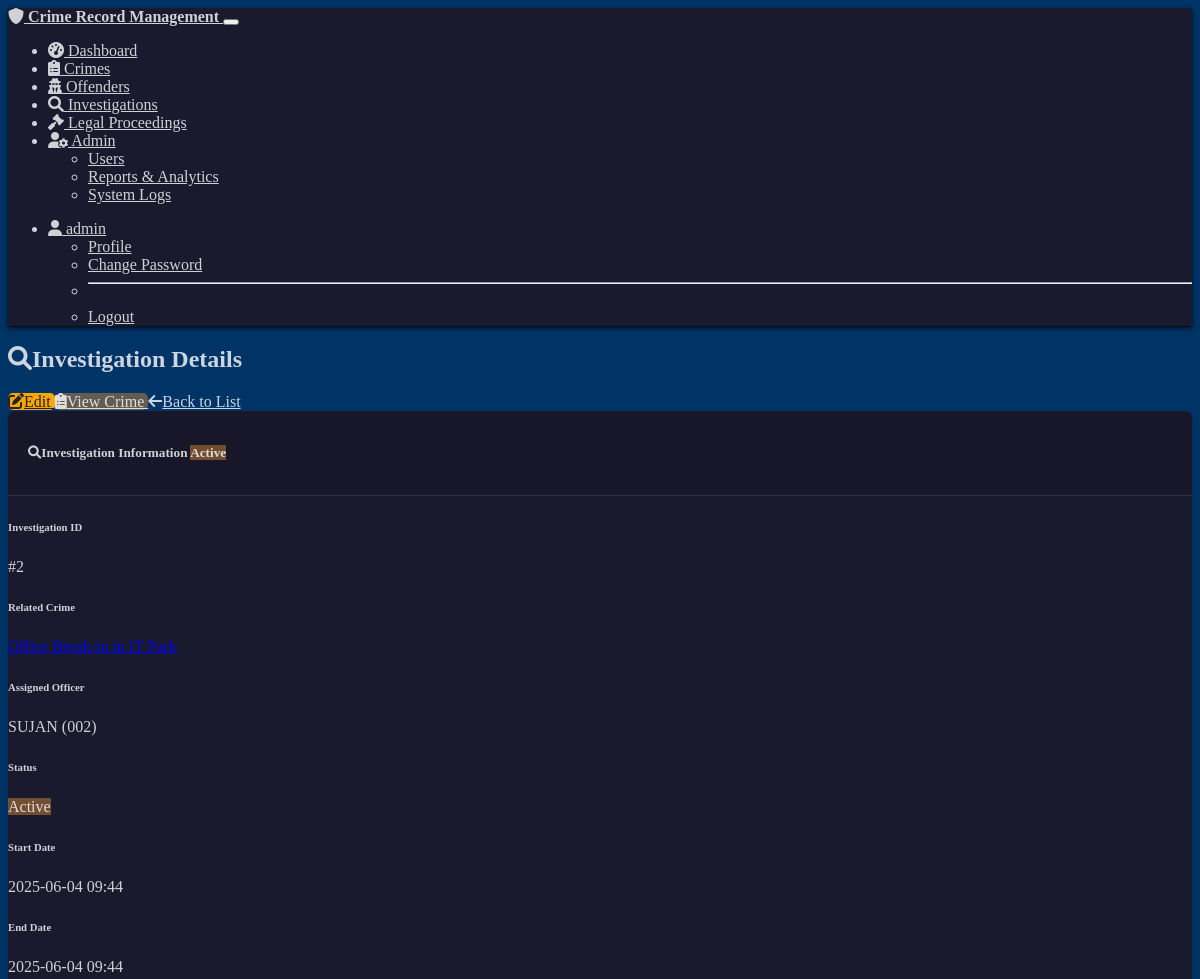
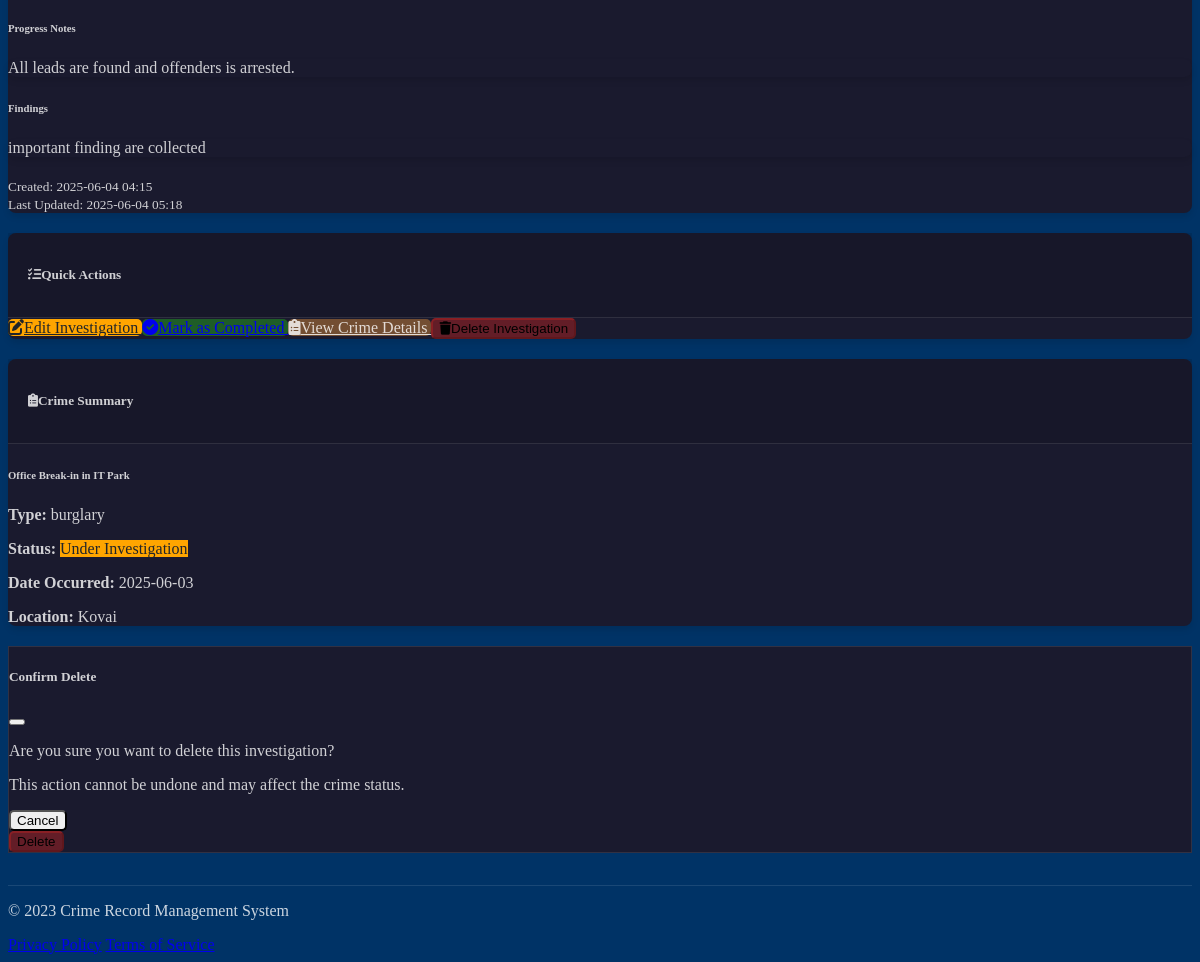
The app's page /investigations/view/2 (signed in) with its own data (2 pictures, top to bottom).
### models.py (models this page shows, shortened)
class User(UserMixin, db.Model):
    id = db.Column(db.Integer, primary_key=True)
    username = db.Column(db.String(64), unique=True, nullable=False)
    password_hash = db.Column(db.String(256), nullable=False)
    email = db.Column(db.String(120), unique=True, nullable=False)
    full_name = db.Column(db.String(100), nullable=False)
    role = db.Column(db.String(20), nullable=False, default='police')  # 'admin' or 'police'
    badge_number = db.Column(db.String(20), nullable=True)
    department = db.Column(db.String(100), nullable=True)
    created_at = db.Column(db.DateTime, default=datetime.utcnow)
    crimes = db.relationship('Crime', backref='reported_by_user', lazy=True)
    investigations = db.relationship('Investigation', backref='assigned_officer', lazy=True)
    def is_admin(self):
        return self.role == 'admin'

class Investigation(db.Model):
    id = db.Column(db.Integer, primary_key=True)
    crime_id = db.Column(db.Integer, db.ForeignKey('crime.id'), nullable=False)
    officer_id = db.Column(db.Integer, db.ForeignKey('user.id'), nullable=False)
    start_date = db.Column(db.DateTime, default=datetime.utcnow)
    end_date = db.Column(db.DateTime, nullable=True)
    status = db.Column(db.String(20), nullable=False, default='Active')  # Active, Suspended, Completed
    progress_notes = db.Column(db.Text, nullable=True)
    findings = db.Column(db.Text, nullable=True)
    created_at = db.Column(db.DateTime, default=datetime.utcnow)
    updated_at = db.Column(db.DateTime, default=datetime.utcnow, onupdate=datetime.utcnow)

class Crime(db.Model):
    id = db.Column(db.Integer, primary_key=True)
    title = db.Column(db.String(100), nullable=False)
    type = db.Column(db.String(50), nullable=False)
    location = db.Column(db.String(200), nullable=False)
    date_occurred = db.Column(db.DateTime, nullable=False)
    date_reported = db.Column(db.DateTime, default=datetime.utcnow)
    status = db.Column(db.String(20), nullable=False, default='Open')  # Open, Under Investigation, Closed, Solved
    description = db.Column(db.Text, nullable=False)
    reported_by = db.Column(db.Integer, db.ForeignKey('user.id'), nullable=False)
    offenders = db.relationship('Offender', secondary=offender_crime,
                               backref=db.backref('crimes', lazy='dynamic'))
    investigations = db.relationship('Investigation', backref='crime', lazy=True)
    legal_proceedings = db.relationship('LegalProceeding', backref='crime', lazy=True)

### officer.py (the view)
@app.route('/investigations/view/<int:investigation_id>')
@login_required
def investigation_view(investigation_id):
    investigation = Investigation.query.get_or_404(investigation_id)
    if not current_user.is_admin() and investigation.officer_id != current_user.id:
        abort(403)
    crime = Crime.query.get(investigation.crime_id)
    officer = User.query.get(investigation.officer_id)
    return render_template('investigations/view.html',
                          title=f'Investigation for Crime: {crime.title}',
                          investigation=investigation,
                          crime=crime,
                          officer=officer)

### templates/investigations/view.html (shortened to what this page needs)
{% extends "base.html" %}
{% block content %}
<div class="container">
    <div class="d-flex justify-content-between align-items-center mb-4">
        <h2><i class="fas fa-search me-2"></i>Investigation Details</h2>
        <div>
            <a href="{{ url_for('investigation_edit', investigation_id=investigation.id) }}" class="btn btn-warning me-2">
                <i class="fas fa-edit me-2"></i>Edit
            </a>
            <a href="{{ url_for('crime_view', crime_id=crime.id) }}" class="btn btn-info me-2">
                <i class="fas fa-clipboard-list me-2"></i>View Crime
            </a>
            <a href="{{ url_for('investigations_list') }}" class="btn btn-outline-secondary">
                <i class="fas fa-arrow-left me-2"></i>Back to List
            </a>
        </div>
    </div>
    <div class="row">
        <div class="col-lg-8">
            <div class="card mb-4">
                <div class="card-header">
                    <h5 class="mb-0">
                        <i class="fas fa-search me-2"></i>Investigation Information
                        <span class="badge bg-{{ get_status_badge_color(investigation.status) }} float-end">{{ investigation.status }}</span>
                    </h5>
                </div>
                <div class="card-body">
                    <div class="row mb-3">
                        <div class="col-md-6">
                            <h6 class="fw-bold text-muted">Investigation ID</h6>
                            <p>#{{ investigation.id }}</p>
                        </div>
                        <div class="col-md-6">
                            <h6 class="fw-bold text-muted">Related Crime</h6>
                            <p>
                                <a href="{{ url_for('crime_view', crime_id=crime.id) }}">
                                </a>
                            </p>
                        </div>
                    </div>
                    <div class="row mb-3">
                        <div class="col-md-6">
                            <h6 class="fw-bold text-muted">Assigned Officer</h6>
                            <p>{{ officer.full_name }} ({{ officer.badge_number }})</p>
                        </div>
                        <div class="col-md-6">
                            <h6 class="fw-bold text-muted">Status</h6>
                            <p>
                                <span class="badge bg-{{ get_status_badge_color(investigation.status) }}">
                                    {{ investigation.status }}
                                </span>
                            </p>
                        </div>
                    </div>
                    <div class="row mb-3">
                        <div class="col-md-6">
                            <h6 class="fw-bold text-muted">Start Date</h6>
                            <p>{{ investigation.start_date.strftime('%Y-%m-%d %H:%M') }}</p>
                        </div>
                        <div class="col-md-6">
                            <h6 class="fw-bold text-muted">End Date</h6>
                            <p>{{ investigation.end_date.strftime('%Y-%m-%d %H:%M') if investigation.end_date else 'Not completed' }}</p>
                        </div>
                    </div>
                    <div class="mb-4">
                        <h6 class="fw-bold text-muted">Progress Notes</h6>
                        <div class="card bg-dark">
                            <div class="card-body">
                                {% if investigation.progress_notes %}
                                <p class="mb-0 font-monospace">{{ investigation.progress_notes|replace('\n', '<br>')|safe }}</p>
                                {% else %}
                                <p class="text-muted mb-0">No progress notes recorded yet.</p>
                                {% endif %}
                            </div>
                        </div>
                    </div>
                    <div class="mb-4">
                        <h6 class="fw-bold text-muted">Findings</h6>
                        <div class="card bg-dark">
                            <div class="card-body">
                                {% if investigation.findings %}
                                <p class="mb-0 font-monospace">{{ investigation.findings|replace('\n', '<br>')|safe }}</p>
                                {% else %}
                                <p class="text-muted mb-0">No findings recorded yet.</p>
                                {% endif %}
                            </div>
                        </div>
                    </div>
                    <div class="row text-muted mt-3">
                        <div class="col-md-6">
                            <small>Created: {{ investigation.created_at.strftime('%Y-%m-%d %H:%M') }}</small>
                        </div>
                        <div class="col-md-6 text-md-end">
                            <small>Last Updated: {{ investigation.updated_at.strftime('%Y-%m-%d %H:%M') }}</small>
                        </div>
                    </div>
                </div>
            </div>
        </div>
        <div class="col-lg-4">
            <div class="card mb-4">
                <div class="card-header">
                    <h5 class="mb-0"><i class="fas fa-tasks me-2"></i>Quick Actions</h5>
                </div>
                <div class="card-body">
                    <div class="d-grid gap-2">
                        <a href="{{ url_for('investigation_edit', investigation_id=investigation.id) }}" class="btn btn-warning mb-2">
                            <i class="fas fa-edit me-2"></i>Edit Investigation
                        </a>
                        {% if investigation.status != 'Completed' %}
                        <a href="{{ url_for('investigation_edit', investigation_id=investigation.id) }}" class="btn btn-success mb-2">
                            <i class="fas fa-check-circle me-2"></i>Mark as Completed
                        </a>
                        {% endif %}
                        <a href="{{ url_for('crime_view', crime_id=crime.id) }}" class="btn btn-info mb-2">
                            <i class="fas fa-clipboard-list me-2"></i>View Crime Details
                        </a>
                        <button type="button" class="btn btn-danger" data-bs-toggle="modal" data-bs-target="#deleteModal">
                            <i class="fas fa-trash me-2"></i>Delete Investigation
                        </button>
                    </div>
                </div>
            </div>
            <div class="card mb-4">
                <div class="card-header">
                    <h5 class="mb-0"><i class="fas fa-clipboard-list me-2"></i>Crime Summary</h5>
                </div>
                <div class="card-body">
                    <h6 class="text-primary">{{ crime.title }}</h6>
                    <p><strong>Type:</strong> {{ crime.type }}</p>
                    <p><strong>Status:</strong>
                        <span class="badge bg-{{ get_status_badge_color(crime.status) }}">
                            {{ crime.status }}
                        </span>
                    </p>
                    <p><strong>Date Occurred:</strong> {{ crime.date_occurred.strftime('%Y-%m-%d') }}</p>
                    <p><strong>Location:</strong> {{ crime.location }}</p>
                </div>
            </div>
        </div>
    </div>
    <div class="modal fade" id="deleteModal" tabindex="-1" aria-labelledby="deleteModalLabel" aria-hidden="true">
        <div class="modal-dialog">
            <div class="modal-content">
                <div class="modal-header">
                    <h5 class="modal-title" id="deleteModalLabel">Confirm Delete</h5>
                    <button type="button" class="btn-close" data-bs-dismiss="modal" aria-label="Close"></button>
                </div>
                <div class="modal-body">
                    <p>Are you sure you want to delete this investigation?</p>
                    <p class="text-danger fw-bold">This action cannot be undone and may affect the crime status.</p>
                </div>
                <div class="modal-footer">
                    <button type="button" class="btn btn-secondary" data-bs-dismiss="modal">Cancel</button>
                    <form action="{{ url_for('investigation_delete', investigation_id=investigation.id) }}" method="POST">
                        <button type="submit" class="btn btn-danger">Delete</button>
                    </form>
                </div>
            </div>
        </div>
    </div>
</div>
{% endblock %}

### templates/base.html (shortened to what this page needs)
<!DOCTYPE html>
<html lang="en" data-bs-theme="dark">
<head>
    <link rel="stylesheet" href="https://cdn.replit.com/agent/bootstrap-agent-dark-theme.min.css">
    <link rel="stylesheet" href="https://cdnjs.cloudflare.com/ajax/libs/font-awesome/6.0.0/css/all.min.css">
    <link rel="stylesheet" href="{{ url_for('static', filename='css/custom.css') }}">
</head>
<body>
    <nav class="navbar navbar-expand-lg navbar-dark bg-dark mb-4">
        <div class="container">
            <a class="navbar-brand" href="{{ url_for('index') }}">
                <i class="fas fa-shield-alt me-2"></i>
                Crime Record Management
            </a>
            <button class="navbar-toggler" type="button" data-bs-toggle="collapse" data-bs-target="#navbarNav" aria-controls="navbarNav" aria-expanded="false" aria-label="Toggle navigation">
            </button>
            <div class="collapse navbar-collapse" id="navbarNav">
                <ul class="navbar-nav me-auto">
                    {% if current_user.is_authenticated %}
                    <li class="nav-item">
                        <a class="nav-link" href="{{ url_for('dashboard') }}">
                            <i class="fas fa-tachometer-alt me-1"></i> Dashboard
                        </a>
                    </li>
                    <li class="nav-item">
                        <a class="nav-link" href="{{ url_for('crimes_list') }}">
                            <i class="fas fa-clipboard-list me-1"></i> Crimes
                        </a>
                    </li>
                    <li class="nav-item">
                        <a class="nav-link" href="{{ url_for('offenders_list') }}">
                            <i class="fas fa-user-secret me-1"></i> Offenders
                        </a>
                    </li>
                    <li class="nav-item">
                        <a class="nav-link" href="{{ url_for('investigations_list') }}">
                            <i class="fas fa-search me-1"></i> Investigations
                        </a>
                    </li>
                    <li class="nav-item">
                        <a class="nav-link" href="{{ url_for('legal_list') }}">
                            <i class="fas fa-gavel me-1"></i> Legal Proceedings
                        </a>
                    </li>
                    {% if current_user.is_admin() %}
                    <li class="nav-item dropdown">
                        <a class="nav-link dropdown-toggle" href="#" id="adminDropdown" role="button" data-bs-toggle="dropdown" aria-expanded="false">
                            <i class="fas fa-user-cog me-1"></i> Admin
                        </a>
                        <ul class="dropdown-menu" aria-labelledby="adminDropdown">
                            <li><a class="dropdown-item" href="{{ url_for('admin_users') }}">Users</a></li>
                            <li><a class="dropdown-item" href="{{ url_for('admin_reports') }}">Reports & Analytics</a></li>
                            <li><a class="dropdown-item" href="{{ url_for('admin_logs') }}">System Logs</a></li>
                        </ul>
                    </li>
                    {% endif %}
                    {% endif %}
                </ul>
                <ul class="navbar-nav">
                    {% if current_user.is_authenticated %}
                    <li class="nav-item dropdown">
                        <a class="nav-link dropdown-toggle" href="#" id="userDropdown" role="button" data-bs-toggle="dropdown" aria-expanded="false">
                            <i class="fas fa-user me-1"></i> {{ current_user.username }}
                        </a>
                        <ul class="dropdown-menu dropdown-menu-end" aria-labelledby="userDropdown">
                            <li><a class="dropdown-item" href="{{ url_for('profile') }}">Profile</a></li>
                            <li><a class="dropdown-item" href="{{ url_for('change_password') }}">Change Password</a></li>
                            <li><hr class="dropdown-divider"></li>
                            <li><a class="dropdown-item" href="{{ url_for('logout') }}">Logout</a></li>
                        </ul>
                    </li>
                    {% endif %}
                </ul>
            </div>
        </div>
    </nav>
    <main class="container">
        {% block content %}{% endblock %}
    </main>
    <footer class="footer mt-5 py-3 bg-dark">
        <div class="container">
            <div class="row">
                <div class="col-md-6">
                    <p class="text-muted">&copy; 2023 Crime Record Management System</p>
                </div>
                <div class="col-md-6 text-end">
                    <a href="#" class="text-muted me-3">Privacy Policy</a>
                    <a href="#" class="text-muted">Terms of Service</a>
                </div>
            </div>
        </div>
    </footer>
</body>
</html>

### records on screen
User: username "admin"
Investigation: status "Active", id "2", start_date "2025-06-04 09:44", end_date "2025-06-04 09:44", progress_notes "All leads are found and offenders is arrested.", findings "important finding are collected", created_at "2025-06-04 04:15", updated_at "2025-06-04 05:18"
User: full_name "SUJAN", badge_number "002"
Crime: title "Office Break-in in IT Park", type "burglary", status "Under Investigation", date_occurred "2025-06-03", location "Kovai"
